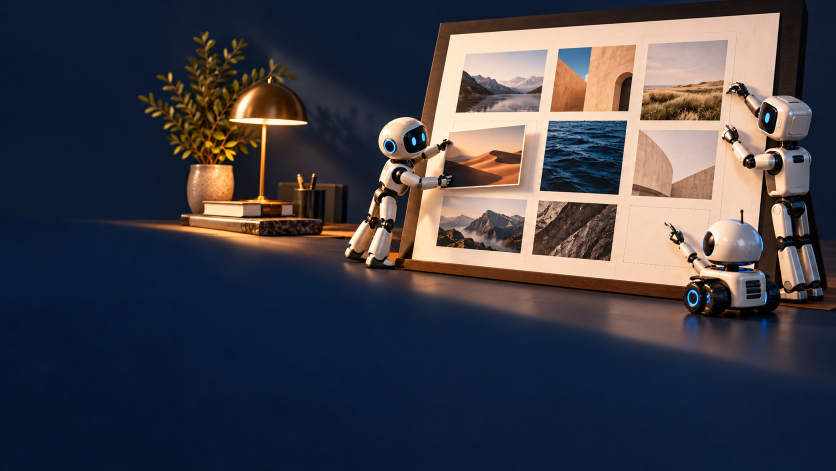
#> input picture evals/art-direction/diagnostic-2026-10-22/renders/step11/thumbnail/base-r1-edited-source.png, 1672 x 941 px (shown at 1/2 size)
$ python render_step11.py
#> lines starting #> are read from the running program, lines starting #| are printed output that depends on the picture; after the words box and inside, x2 and y2 are one past the last pixel; in counts of white or black regions, pixels touching at a corner belong together
from __future__ import annotations
import hashlib, json
from pathlib import Path
import cv2
import numpy as np
from PIL import Image, ImageDraw, ImageFont, ImageOps

ROOT = Path(__file__).resolve().parent
REPO = Path(__file__).resolve().parents[6]
SIZE = (1280, 720)
SOURCE = ROOT / 'base-r1-edited-source.png'
FONT_PATH = REPO / 'skills/cropmark/fonts/Anton-Regular.ttf'
INK = (247, 243, 232)
BG_SCALE = 0.92


def sha(path: Path) -> str:
    return hashlib.sha256(path.read_bytes()).hexdigest()


def ink_mask(text: str, font: ImageFont.FreeTypeFont, xy: tuple[int, int]) -> Image.Image:
    mask = Image.new('L', SIZE, 0)
    ImageDraw.Draw(mask).text(xy, text, font=font, fill=255, anchor='lt')
    return mask


def ink_box(mask: Image.Image) -> list[int]:
    b = mask.getbbox()
    if b is None:
        raise RuntimeError('empty text mask')
    return list(b)


def p_metrics() -> dict:
    font = ImageFont.truetype(str(FONT_PATH), 150)
    mask = Image.new('L', (256, 256), 0)
    ImageDraw.Draw(mask).text((0, 0), 'P', font=font, fill=255, anchor='lt')
    arr = np.array(mask) >= 128
    n, labels, stats, _ = cv2.connectedComponentsWithStats(arr.astype(np.uint8), 8)
    x,y,w,h,area = max(stats[1:], key=lambda s: (s[3],s[4]))
    return {'box_local':[int(x),int(y),int(x+w),int(y+h)],'width':int(w),'height':int(h),'area_px':int(area),'fill_ratio':round(float(area/(w*h)),4),'threshold':'alpha >= 0.5'}


def box_gap(ink: np.ndarray, box: list[int]) -> float:
    ys, xs = np.where(ink)
    l,t,r,b = box
    dx = np.maximum(np.maximum(l-xs, 0), xs-r+1)
    dy = np.maximum(np.maximum(t-ys, 0), ys-b+1)
    return float(np.sqrt(dx*dx + dy*dy).min())


def contrast_stats(clean: Image.Image, final: Image.Image, mask: Image.Image) -> dict:
    bg = np.asarray(clean.convert('RGB'), dtype=np.float32)/255
    fg = np.asarray(final.convert('RGB'), dtype=np.float32)/255
    a = np.asarray(mask, dtype=np.uint8) >= 250
    # Glyph core: alpha >= 0.98, measured against the clean background and integrated final.
    def lin(v): return np.where(v <= 0.04045, v/12.92, ((v+0.055)/1.055)**2.4)
    fg_l = 0.2126*lin(fg[:,:,0])+0.7152*lin(fg[:,:,1])+0.0722*lin(fg[:,:,2])
    bg_l = 0.2126*lin(bg[:,:,0])+0.7152*lin(bg[:,:,1])+0.0722*lin(bg[:,:,2])
    ratio=(np.maximum(fg_l,bg_l)+0.05)/(np.minimum(fg_l,bg_l)+0.05)
    vals=ratio[a]
    if not vals.size: return {'error':'no text core'}
    return {'p05':round(float(np.percentile(vals,5)),3),'median':round(float(np.median(vals)),3),'share_below_3':round(float(np.mean(vals<3)*100),3),'share_below_4_5':round(float(np.mean(vals<4.5)*100),3),'core_pixels':int(vals.size)}


def main():
    src = ImageOps.fit(Image.open(SOURCE).convert('RGB'), SIZE, method=Image.Resampling.LANCZOS, centering=(0.5,0.5))
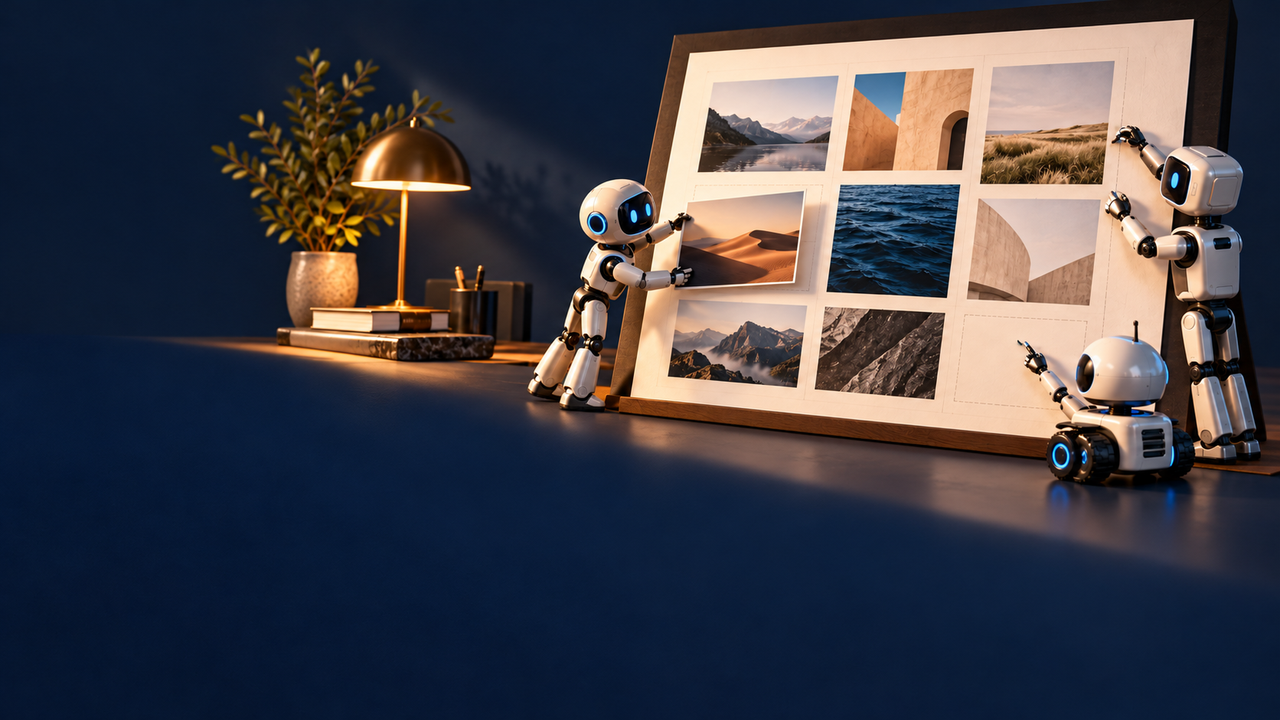
#> src: PIL image 1280x720 RGB; mean R, G, B 64.7, 63.2, 71.3
    # Scale the intact scene inward by 8% to make room at the outer edge for all key silhouettes.
    bg_color = src.getpixel((10, 560))
#> bg_color = (4, 20, 47)
    base = Image.new('RGB', SIZE, bg_color)
    sw, sh = round(SIZE[0]*BG_SCALE), round(SIZE[1]*BG_SCALE)
    scene = src.resize((sw,sh),Image.Resampling.LANCZOS)
    scene_xy=((SIZE[0]-sw)//2,(SIZE[1]-sh)//2)
    base.paste(scene,scene_xy)
    base.save(ROOT/'clean-background.png',optimize=True)

    font_main = ImageFont.truetype(str(FONT_PATH),150)
    font_kicker = ImageFont.truetype(str(FONT_PATH),95)
    masks = {
      'kicker':ink_mask('3 AIs.',font_kicker,(48,414)),
      'main':ink_mask('1 Portfolio.',font_main,(48,523)),
    }
#> in ink_mask, `mask = Image.new('L', SIZE, 0)`: mask: PIL image 1280x720 L; every value is 0
    final=base.convert('RGBA')
    for m in masks.values():
        ink=Image.new('RGBA',SIZE,INK+(0,))
        ink.putalpha(m)
        final=Image.alpha_composite(final,ink)
#> this loop made 2 passes
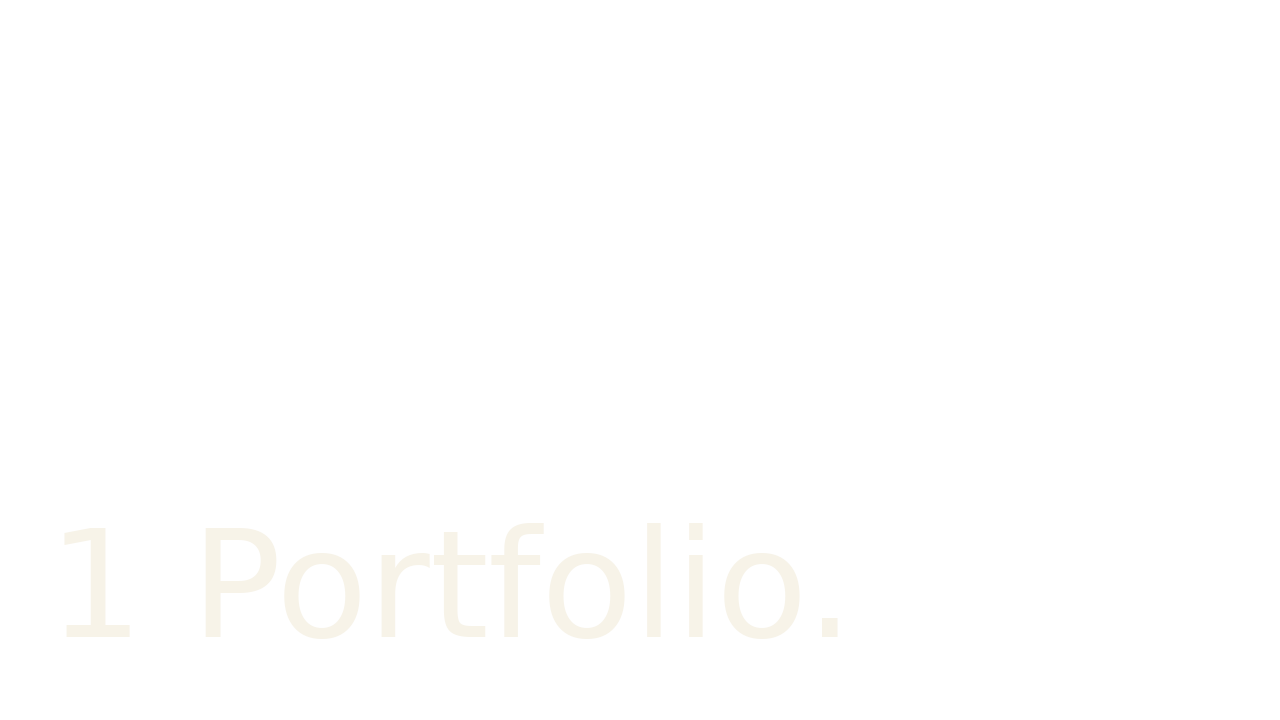
#> ink: PIL image 1280x720 RGBA; mean R, G, B, A 247, 243, 232, 6.4; transparent parts drawn white
    final=final.convert('RGB')
#> final: PIL image 1280x720 RGB
    final.save(ROOT/'final.png',optimize=True)
    for name,m in masks.items(): m.save(ROOT/f'{name}-mask.png',optimize=True)
#> this loop made 2 passes
#> name on passes 1 to 2: 'kicker', 'main'

    # Tight, manually fitted visible-subject boxes after the measured 0.92 scene transform.
    # Coordinates were fitted from the clean background at 1280x720; polygons retain the silhouette shape.
    subjects={
      'transform':{'scale':BG_SCALE,'offset_px':list(scene_xy)},
      'subjects':[
        {'id':'portfolio-board','bbox':[620,48,1206,467],'polygon':[[620,67],[686,49],[1200,48],[1206,429],[1180,467],[625,444]],'fit':'manual tight visible outline; board only, not its surrounding dark field'},
        {'id':'agent-left','bbox':[536,193,691,407],'polygon':[[580,194],[626,193],[657,207],[669,239],[691,257],[680,281],[650,287],[647,337],[658,387],[636,405],[610,393],[585,407],[564,394],[568,340],[546,331],[536,294],[553,271],[559,231]],'fit':'manual tight union of full visible head, torso, both arms and legs'},
        {'id':'agent-right','bbox':[1072,141,1220,457],'polygon':[[1142,141],[1197,151],[1220,178],[1211,294],[1194,382],[1214,438],[1203,456],[1157,453],[1136,418],[1112,382],[1109,321],[1072,271],[1089,248],[1101,198]],'fit':'manual tight union of full visible head, torso, both arms and legs'},
        {'id':'agent-lower','bbox':[988,330,1174,479],'polygon':[[1080,330],[1113,339],[1122,363],[1160,394],[1174,447],[1158,471],[1129,479],[1084,469],[1044,474],[1007,461],[998,434],[988,362],[1014,346],[1049,349]],'fit':'manual tight union of full visible head, torso, wheels and arm'},
      ]
    }
    (ROOT/'subjects.json').write_text(json.dumps(subjects,ensure_ascii=False,indent=2)+'\n')

    # Save text ink boxes from alpha >= 0.5 masks.
    boxes={k:ink_box(v) for k,v in masks.items()}
#> boxes = {'kicker': [55, 414, 301, 486], 'main': [64, 523, 838, 639]}
    (ROOT/'final.png.boxes.json').write_text(json.dumps({
      'size':list(SIZE),'canvas_px':list(SIZE),'copy':'3 AIs. 1 Portfolio.','condition':'Paso 11 candidate thumbnail; editable Pillow overlay on candidate clean scene',
      'source_base':'evals/art-direction/diagnostic-2026-10-22/renders/step11/thumbnail/base-r1-edited-source.png',
      'source_sha256':sha(SOURCE),'crop_operation':'center-fit generated 16:9 source to 1280x720; scale scene to 92%; centered on a sampled deep-navy canvas',
      'font_file':'skills/cropmark/fonts/Anton-Regular.ttf','ink_srgb':list(INK),
      'groups':[
        {'role':'headline_kicker','text':'3 AIs.','box':boxes['kicker'],'font_size':95,'ink_mask':'kicker-mask.png'},
        {'role':'headline','text':'1 Portfolio.','box':boxes['main'],'font_size':150,'ink_mask':'main-mask.png'},
      ],
      'boxes':[{'role':'headline_kicker','text':'3 AIs.','box':boxes['kicker'],'size':95,'font_path':'skills/cropmark/fonts/Anton-Regular.ttf','fill':list(INK)},{'role':'headline','text':'1 Portfolio.','box':boxes['main'],'size':150,'font_path':'skills/cropmark/fonts/Anton-Regular.ttf','fill':list(INK)}],
      'effects':{'drop_shadow':False,'stroke':False,'backing_panel':False},
      'background_scale':BG_SCALE,'background_offset_px':list(scene_xy),'output_sha256':sha(ROOT/'final.png')
    },ensure_ascii=False,indent=2)+'\n')

    # Clearance overlay uses the contracted text ink and independently annotated tight subject bboxes.
    overlay=base.convert('RGBA')
    od=ImageDraw.Draw(overlay)
    for s in subjects['subjects']:
      l,t,r,b=s['bbox']; od.rectangle((l,t,r,b),outline=(255,72,72,255),width=2)
      od.text((l,t-22),s['id'],fill=(255,90,90,255),font=ImageFont.truetype(str(FONT_PATH),16))
    for name,m in masks.items():
      l,t,r,b=boxes[name]
      od.rectangle((l,t,r,b),outline=(65,255,166,255),width=2)
#> this loop made 2 passes
    overlay.save(ROOT/'clearance-overlay.png',optimize=True)
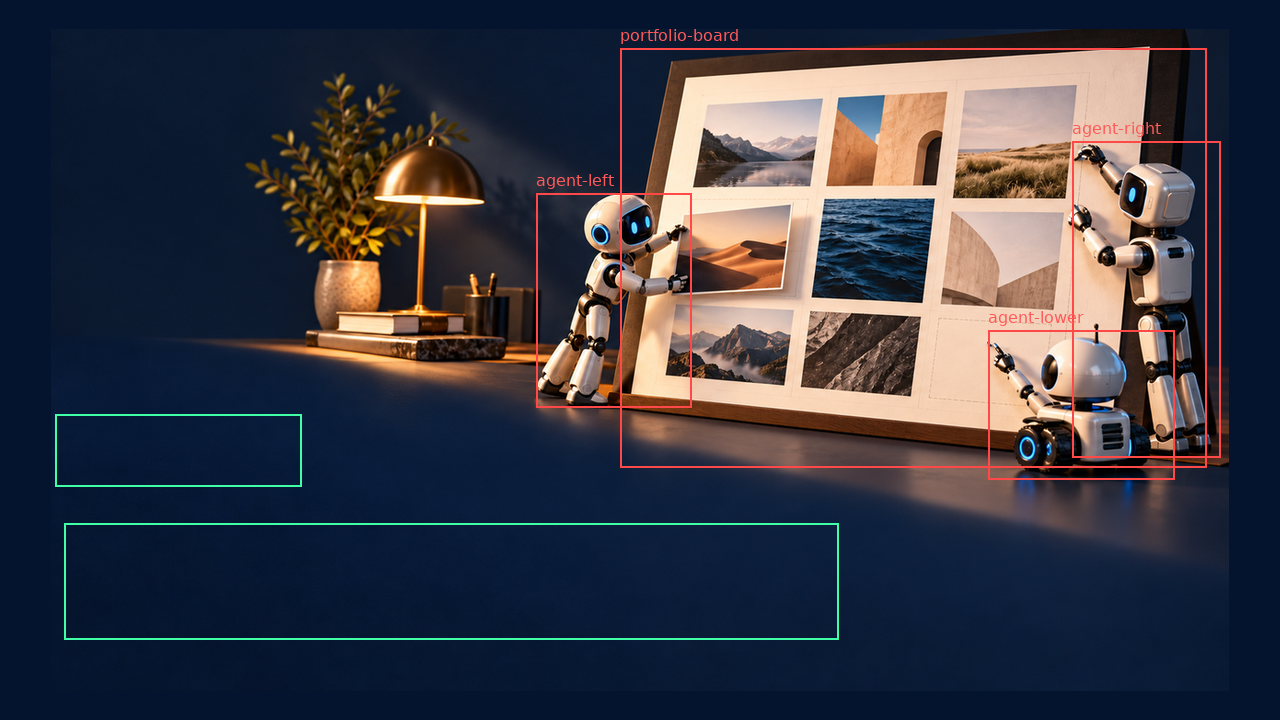
#> saved as clearance-overlay.png: PIL image 1280x720 RGBA; mean R, G, B, A 57.5, 57.8, 68.2, 255

    ink_arrays={k:np.asarray(v)>=128 for k,v in masks.items()}
#> ink_arrays = 2 items
    all_ink=ink_arrays['kicker']|ink_arrays['main']
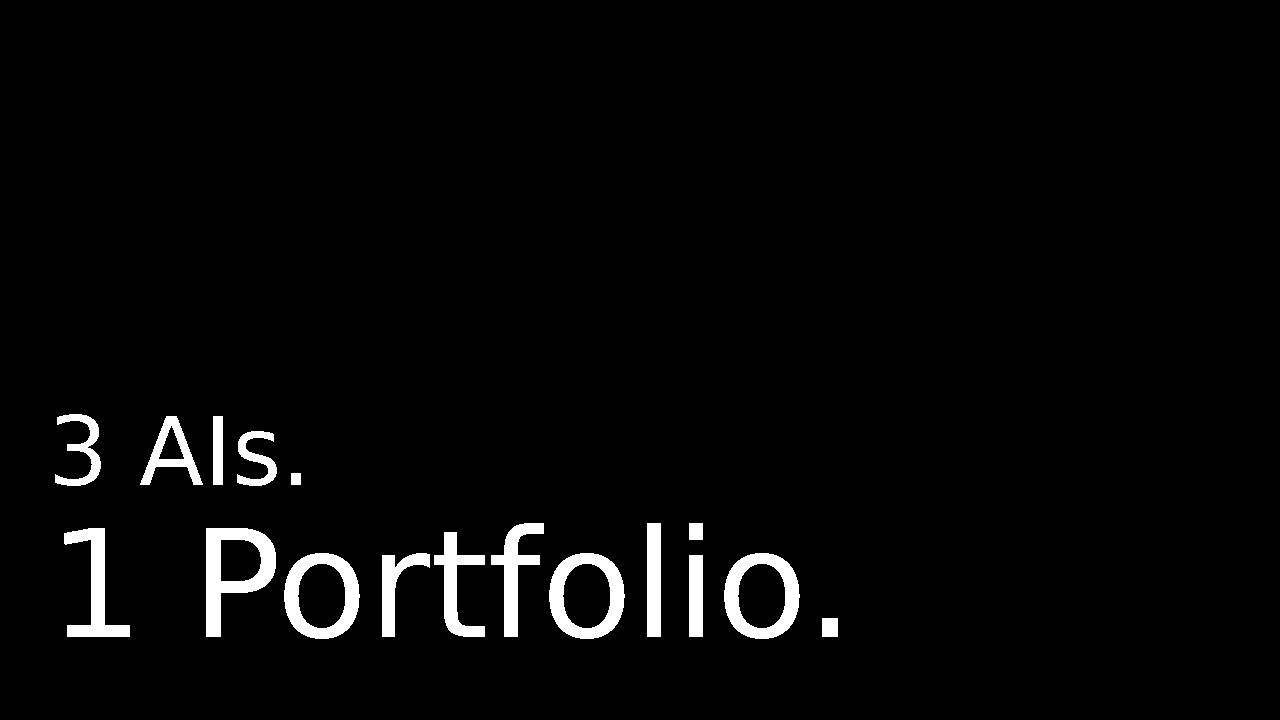
#> all_ink: shape (720, 1280) bool; 3% white; 17 white regions, largest, box (x1, y1, x2, y2) and area: (206, 528, 276, 637) 3343, (284, 553, 360, 639) 2860, (549, 553, 625, 639) 2860
    gaps={}
    for s in subjects['subjects']:
      gaps[s['id']]=min(box_gap(a,s['bbox']) for a in ink_arrays.values())
#> after the loop, gaps = {'portfolio-board': 57, 'agent-left': 117, 'agent-right': 285.4, 'agent-lower': 205.9}
    essential=np.argwhere(all_ink)
#> essential = 27713 pairs, first value 414 to 638, second value 55 to 837
    ys,xs=essential[:,0],essential[:,1]
    edge=min(int(xs.min()),int(ys.min()),int(SIZE[0]-1-xs.max()),int(SIZE[1]-1-ys.max()))
#> edge = 55
    subject_edge=min(min(s['bbox'][0],s['bbox'][1],SIZE[0]-s['bbox'][2],SIZE[1]-s['bbox'][3]) for s in subjects['subjects'])
    p=p_metrics()
#> in p_metrics, `mask = Image.new('L', (256, 256), 0)`: mask: PIL image 256x256 L; every value is 0
#> in p_metrics, `arr = np.array(mask) >= 128`:
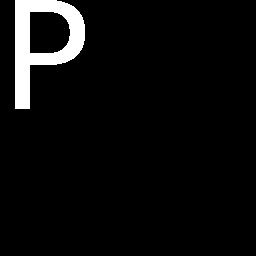
#> arr: shape (256, 256) bool; 5.1% white; 1 white region, box (x1, y1, x2, y2) and area: (15, 0, 85, 109) 3343
#> in p_metrics, `n, labels, stats, _ = cv2.connectedComponentsWithStats(arr.astype(np.u..`: n = 2; stats = [[0, 0, 256, 256, 62193], [15, 0, 70, 109, 3343]]
#> in p_metrics, `x,y,w,h,area = max(stats[1:], key=lambda s: (s[3],s[4]))`: x = 15; y = 0; w = 70; h = 109; area = 3343
#> p = {'box_local': [15, 0, 85, 109], 'width': 70, 'height': 109, 'area_px': 3343, 'fill_ratio': 0.438, 'threshold': 'alpha >= 0.5'}
    preview_caps={'kicker_at_168':round(ink_box(masks['kicker'])[3]-ink_box(masks['kicker'])[1],2)*168/1280,'P_at_168':p['height']*168/1280}
#> preview_caps = {'kicker_at_168': 9.45, 'P_at_168': 14.31}
    report={
      'canvas_px':list(SIZE),'final_sha256':sha(ROOT/'final.png'),'clean_background_sha256':sha(ROOT/'clean-background.png'),
      'source_sha256':sha(SOURCE),'source_dimensions_px':list(Image.open(SOURCE).size),
      'ink_boxes_alpha_ge_0_5':boxes,'subject_boxes_and_gaps_px':{s['id']:{'bbox':s['bbox'],'min_ink_gap':round(gaps[s['id']],2)} for s in subjects['subjects']},
      'minimum_subject_gap_px':round(min(gaps.values()),2),'minimum_subject_gap_at_168_px':round(min(gaps.values())*168/1280,2),'minimum_subject_gap_at_360_px':round(min(gaps.values())*360/1280,2),'overlap_count':sum(v==0 for v in gaps.values()),
      'closest_pair':min(gaps,key=gaps.get),'essential_ink_edge_clearance_px':edge,'key_subject_edge_clearance_px':subject_edge,
      'duration_zone':{'rect':[1049.6,612,1280,720],'ink_intersection_pixels':int(np.sum(all_ink[612:720,1049:1280])),'subject_bbox_intersections':[s['id'] for s in subjects['subjects'] if s['bbox'][2]>1049.6 and s['bbox'][3]>612]},
      'headline_metrics':{'common_glyph':'P','common_glyph_measurement':p,'cap_px_at_168':round(p['height']*168/1280,2),'cap_percent_height':round(100*p['height']/720,3),'fill_ratio':p['fill_ratio'],'kicker_cap_px_at_168':round((ink_box(masks['kicker'])[3]-ink_box(masks['kicker'])[1])*168/1280,2)},
      'contrast':{'kicker':contrast_stats(base,final,masks['kicker']),'main':contrast_stats(base,final,masks['main'])},
      'visual_reading':{'168px_transcription':'3 AIs. 1 Portfolio.','168px_story_read':'Three distinct robots around one large shared portfolio grid.','360px_story_read':'Three robots point to and adjust different grid areas on the same portfolio board.','display':'unzoomed native preview'},
      'style_choice':{'jev_recommendation':'UI-hero (score 61.4; confidence 0.46) over text-in-scene (49.3; 0.372). Treated as focal shared portfolio board; no UI card, shadow, new interface copy or metric added. Flat type and all spec constraints govern.'},
      'requirements':{
        'one_1280x720_final':'PASS','exact_copy':'PASS','minimum_32px_gap': 'PASS' if min(gaps.values())>=32 else 'FAIL',
        'zero_subject_overlap':'PASS' if not any(v==0 for v in gaps.values()) else 'FAIL',
        'common_P_cap_at_least_126px':'PASS' if p['height']>=126 else 'FAIL',
        'P_fill_at_least_0_6613':'PASS' if p['fill_ratio']>=0.6613 else 'FAIL',
        '3_AIs_cap_at_least_10px_at_168':'PASS' if preview_caps['kicker_at_168']>=10 else 'FAIL',
        'type_edge_margin_at_least_40px':'PASS' if edge>=40 else 'FAIL',
        'subject_edge_margin_at_least_40px':'PASS' if subject_edge>=40 else 'FAIL',
        'duration_zone_clear':'PASS' if int(np.sum(all_ink[612:720,1049:1280]))==0 and not [s for s in subjects['subjects'] if s['bbox'][2]>1049.6 and s['bbox'][3]>612] else 'FAIL',
        'contrast':'PASS' if contrast_stats(base,final,masks['main'])['p05']>=3 and contrast_stats(base,final,masks['kicker'])['p05']>=4.5 else 'FAIL',
        'required_ink_clipped_or_occluded_pixels':0,'drop_shadow':False,'natural_left_alignment':True
      },
      'previews':{},'measure_uncertainty':'Subject boxes/polygons are builder annotations from the clean rendered scene; no pixel classifier used because robot and board edges blend into their connected shadows. Raster-control segmentation uncertainty is not applicable to this editable candidate.'
    }
#> in contrast_stats, `a = np.asarray(mask, dtype=np.uint8) >= 250`: a: shape (720, 1280) bool; 0.42% white; 5 white regions, box (x1, y1, x2, y2) and area: (140, 416, 202, 485) 1316, (56, 414, 100, 486) 1030, (238, 431, 276, 486) 839, (214, 416, 222, 485) 552, (292, 473, 300, 485) 96
#> in lin (call 6), `def lin(v): return np.where(v <= 0.04045, v/12.92, ((v+0.055)/1.055)**..`:
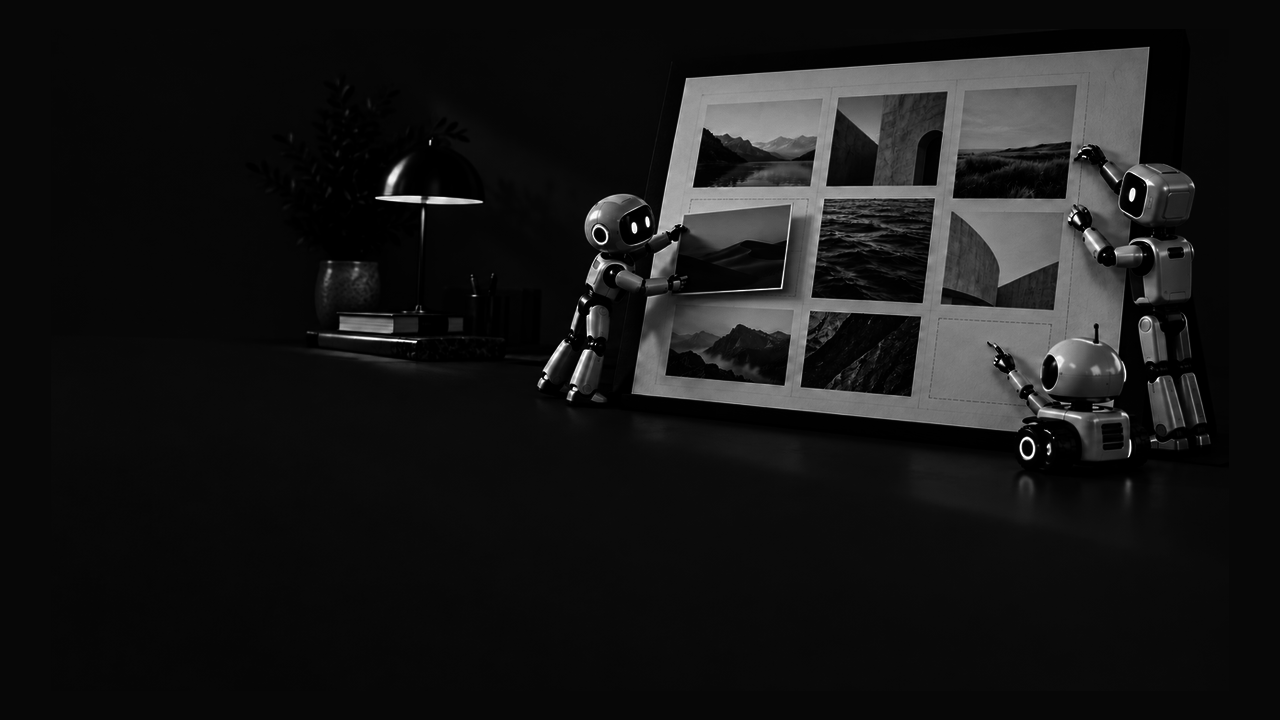
#> returned value: shape (720, 1280) float32; min 0, max 1, mean 0.0921
#> in contrast_stats, `vals=ratio[a]`: vals = 3833 values, max 16.42 at index 3082, min 14.77 at index 642, mean 15.78
#> in contrast_stats (call 2), `a = np.asarray(mask, dtype=np.uint8) >= 250`: a: shape (720, 1280) bool; 2.3% white; 12 white regions, largest, box (x1, y1, x2, y2) and area: (206, 528, 276, 637) 3168, (285, 553, 359, 639) 2621, (550, 553, 624, 639) 2621
    for width,h in ((168,95),(320,180),(360,203)):
      final.resize((width,h),Image.Resampling.LANCZOS).save(ROOT/f'final-{width}.png',optimize=True)
      report['previews'][str(width)]={'size_px':[width,h],'resampling':'Lanczos','sharpening':False}
#> this loop made 3 passes
#> pass 2, in main, `final.resize((width,h),Image.Resampling.LANCZOS).save(ROOT/f'final-{wi..`:
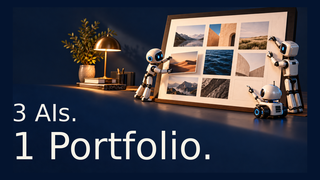
#> saved as final-320.png: PIL image 320x180 RGB; mean R, G, B 62.5, 63.1, 72.9
#> after the loop, report = 22 items
    (ROOT/'measurements.json').write_text(json.dumps(report,ensure_ascii=False,indent=2)+'\n')
    print(json.dumps({'final':str(ROOT/'final.png'),'boxes':boxes,'measurements':{k:report[k] for k in ['subject_boxes_and_gaps_px','minimum_subject_gap_px','overlap_count','essential_ink_edge_clearance_px','duration_zone','headline_metrics','contrast']}},ensure_ascii=False,indent=2))
#> (printed output is left out)

if __name__=='__main__': main()
